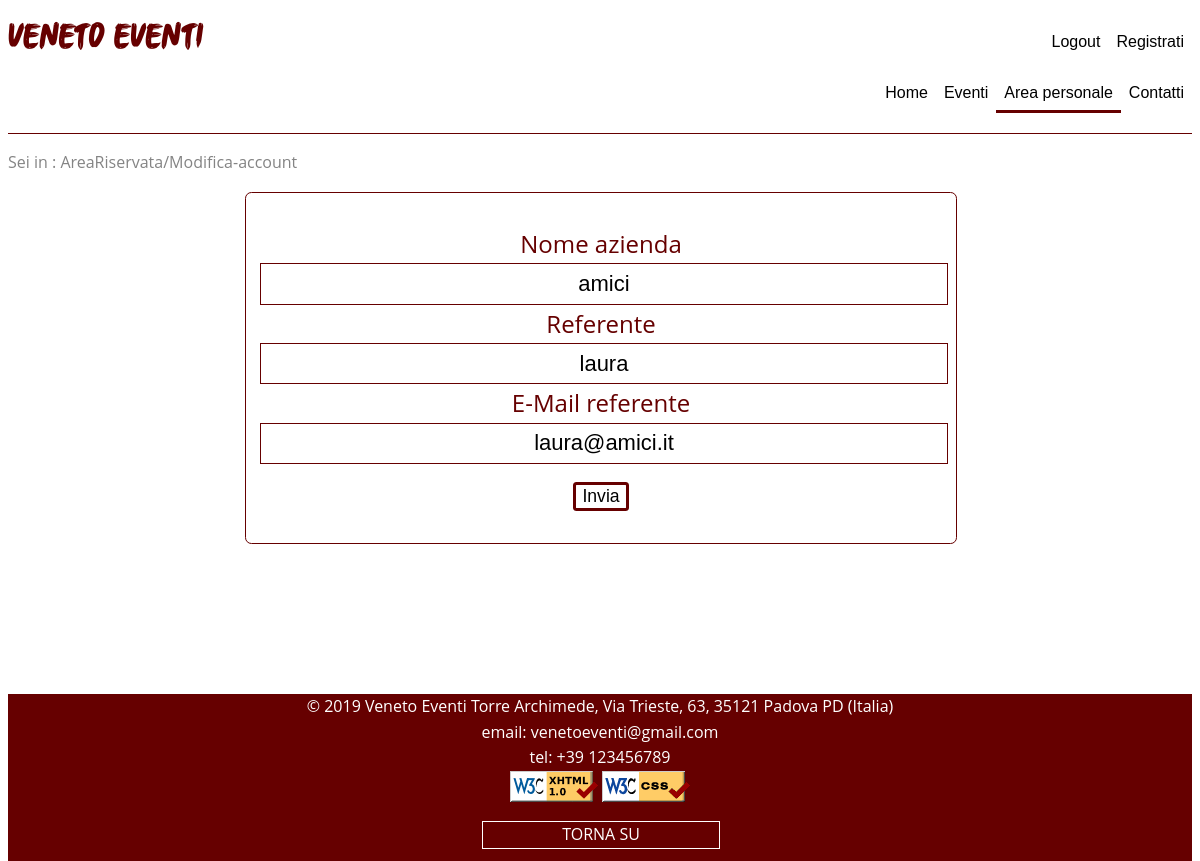
The page /modifica_azienda.php (signed in) on the database its author committed.
### tables this page shows
CREATE TABLE `aziende` (
  `Nome` varchar(255) NOT NULL,
  `NomeReferente` varchar(255) NOT NULL,
  `EmailReferente` varchar(255) NOT NULL,
  `Password` varchar(255) NOT NULL,
  `Username` varchar(255) NOT NULL
);

### modifica_azienda.php (the view, shortened to what this page needs)
<!DOCTYPE html>
<html>
<head>
	<?php
        include_once 'functions.php';
     ?>
  </head>
<?php
        require_once('functions.php');
        $info=getAccountA();
  echo   "  <div class='box-centrale'>
            <form method='post' action='modifica_azienda.php' >
                                    <div >
                                        <label for='Nome' class='label nome'>Nome azienda</label>
                                        <input id='Nome' type='text' name='nome' class='input nome insertBox' value='".$info['Nome']."'' tabindex='9'>
                                    </div>
                                    <div >
                                        <label for='Cognome' class='label cognome'>Referente</label>
                                        <input id='Cognome' type='text' name='nomeR' class='input cognome insertBox' value='".$info['NomeReferente']."'' tabindex='10'>
                                    </div>
                                    <div >
                                        <label for='email' class='label email'>E-Mail referente</label>
                                        <input id='email' type='email' required name='email' class='input email insertBox' value='".$info['EmailReferente']."' tabindex='11'>
                                    </div>
                                    <button type='submit' class='bottone-invia selezione ' name='modifica_azienda' tabindex='12' accesskey='i'>Invia</button>
                                </form>
                            </div>
                                    ";
?>
</body>

### css/stile.css (style rules this page uses)
html { height: 100%; padding:0; }
body { height: 100%; padding:0; font-family: "Open Sans", Arial, sans-serif; line-height: 1.6; font-size: 1.0em; background: #fff; color: #848484; overflow: auto; }
button { background: #fff; text-align: center; color: #5c5c3d; border: 0.2em solid #660000; border-radius: 0.2em; background: #fff; font-size: 1.1em; }
.box-centrale { width: 60%; margin-left: 20%; margin-right: 20%; float: left; text-align: center; color:white; text-align: center; margin-bottom: 2em; border-radius: 0.4em; border:0.1em solid #660000; padding-bottom: 2em; padding-top: 2em; height: auto; }
.insertBox { border-radius:0.4em solid #660000; margin-left: 2%; margin-right: 2%; width: 96% }
input, text { font-size:22px; display:block; width:100%; background:white; background-image:none; border:1px solid #660000; color:black; text-align: center; border-radius:0; transition:border-color .25s ease, box-shadow .25s ease; height: 1.7em; }
.insertBox { border: 0.01em solid #660000; }
.label { color: #660000; font-size: 1.5em; }
.selezione { height: 100%; outline: none; cursor: pointer; text-align: center; color: #000; }
.bottone-invia { margin-top: 1em; }

### rows shown on the page
aziende: nome "amici", nomeR "laura", email "laura@amici.it"

### other values the page prints
$current "AreaRiservata/Modifica-account"
